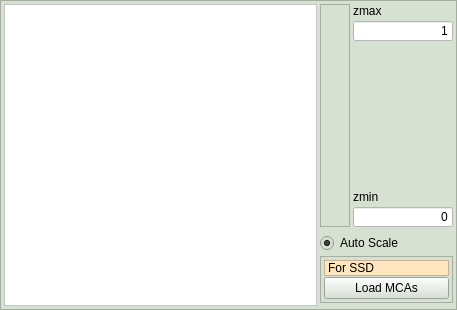
<?xml version="1.0" encoding="UTF-8"?>
<ui version="4.0">
 <class>S2DB</class>
 <widget class="QFrame" name="S2DB">
  <property name="geometry">
   <rect>
    <x>0</x>
    <y>0</y>
    <width>457</width>
    <height>310</height>
   </rect>
  </property>
  <property name="windowTitle">
   <string>Frame</string>
  </property>
  <property name="styleSheet">
   <string notr="true">background-color: rgb(215, 225, 210);</string>
  </property>
  <property name="frameShape">
   <enum>QFrame::StyledPanel</enum>
  </property>
  <property name="frameShadow">
   <enum>QFrame::Raised</enum>
  </property>
  <layout class="QGridLayout" name="gridLayout">
   <property name="leftMargin">
    <number>3</number>
   </property>
   <property name="topMargin">
    <number>3</number>
   </property>
   <property name="rightMargin">
    <number>3</number>
   </property>
   <property name="bottomMargin">
    <number>3</number>
   </property>
   <property name="spacing">
    <number>3</number>
   </property>
   <item row="2" column="1" colspan="3">
    <widget class="QRadioButton" name="AutoScaleB">
     <property name="text">
      <string>Auto Scale</string>
     </property>
     <property name="checked">
      <bool>true</bool>
     </property>
    </widget>
   </item>
   <item row="0" column="3">
    <layout class="QVBoxLayout" name="verticalLayout_2">
     <item>
      <widget class="QLabel" name="label">
       <property name="text">
        <string>zmax</string>
       </property>
       <property name="alignment">
        <set>Qt::AlignLeading|Qt::AlignLeft|Qt::AlignVCenter</set>
       </property>
      </widget>
     </item>
     <item>
      <widget class="QLineEdit" name="zmax">
       <property name="sizePolicy">
        <sizepolicy hsizetype="Maximum" vsizetype="Fixed">
         <horstretch>0</horstretch>
         <verstretch>0</verstretch>
        </sizepolicy>
       </property>
       <property name="maximumSize">
        <size>
         <width>100</width>
         <height>20</height>
        </size>
       </property>
       <property name="styleSheet">
        <string notr="true">background-color: rgb(255, 255, 255);</string>
       </property>
       <property name="text">
        <string>1</string>
       </property>
       <property name="alignment">
        <set>Qt::AlignRight|Qt::AlignTrailing|Qt::AlignVCenter</set>
       </property>
      </widget>
     </item>
     <item>
      <spacer name="verticalSpacer">
       <property name="orientation">
        <enum>Qt::Vertical</enum>
       </property>
       <property name="sizeHint" stdset="0">
        <size>
         <width>20</width>
         <height>40</height>
        </size>
       </property>
      </spacer>
     </item>
     <item>
      <widget class="QLabel" name="label_2">
       <property name="text">
        <string>zmin</string>
       </property>
       <property name="alignment">
        <set>Qt::AlignLeading|Qt::AlignLeft|Qt::AlignVCenter</set>
       </property>
      </widget>
     </item>
     <item>
      <widget class="QLineEdit" name="zmin">
       <property name="sizePolicy">
        <sizepolicy hsizetype="Maximum" vsizetype="Fixed">
         <horstretch>0</horstretch>
         <verstretch>0</verstretch>
        </sizepolicy>
       </property>
       <property name="maximumSize">
        <size>
         <width>100</width>
         <height>20</height>
        </size>
       </property>
       <property name="styleSheet">
        <string notr="true">background-color: rgb(255, 255, 255);</string>
       </property>
       <property name="text">
        <string>0</string>
       </property>
       <property name="alignment">
        <set>Qt::AlignRight|Qt::AlignTrailing|Qt::AlignVCenter</set>
       </property>
      </widget>
     </item>
    </layout>
   </item>
   <item row="0" column="1" colspan="2">
    <widget class="cBar" name="CBar">
     <property name="minimumSize">
      <size>
       <width>30</width>
       <height>0</height>
      </size>
     </property>
     <property name="maximumSize">
      <size>
       <width>50</width>
       <height>16777215</height>
      </size>
     </property>
     <property name="frameShape">
      <enum>QFrame::StyledPanel</enum>
     </property>
     <property name="frameShadow">
      <enum>QFrame::Raised</enum>
     </property>
    </widget>
   </item>
   <item row="0" column="0" rowspan="5">
    <widget class="S2DView" name="S2DV">
     <property name="sizePolicy">
      <sizepolicy hsizetype="Expanding" vsizetype="Expanding">
       <horstretch>3</horstretch>
       <verstretch>0</verstretch>
      </sizepolicy>
     </property>
     <property name="minimumSize">
      <size>
       <width>200</width>
       <height>200</height>
      </size>
     </property>
     <property name="styleSheet">
      <string notr="true">background-color: rgb(255, 255, 255);</string>
     </property>
     <property name="frameShape">
      <enum>QFrame::StyledPanel</enum>
     </property>
     <property name="frameShadow">
      <enum>QFrame::Raised</enum>
     </property>
    </widget>
   </item>
   <item row="3" column="1" colspan="3">
    <widget class="QFrame" name="frame_35">
     <property name="toolTip">
      <string>&lt;html&gt;&lt;head/&gt;&lt;body&gt;&lt;p&gt;&lt;br/&gt;&lt;/p&gt;&lt;/body&gt;&lt;/html&gt;</string>
     </property>
     <property name="styleSheet">
      <string notr="true">background-color: rgb(215, 225, 210);</string>
     </property>
     <property name="frameShape">
      <enum>QFrame::StyledPanel</enum>
     </property>
     <property name="frameShadow">
      <enum>QFrame::Raised</enum>
     </property>
     <layout class="QGridLayout" name="gridLayout_70">
      <property name="leftMargin">
       <number>3</number>
      </property>
      <property name="topMargin">
       <number>3</number>
      </property>
      <property name="rightMargin">
       <number>3</number>
      </property>
      <property name="bottomMargin">
       <number>3</number>
      </property>
      <property name="spacing">
       <number>1</number>
      </property>
      <item row="1" column="0">
       <widget class="QPushButton" name="LoadMCAsB">
        <property name="text">
         <string>Load MCAs</string>
        </property>
       </widget>
      </item>
      <item row="0" column="0">
       <widget class="QLabel" name="label_109">
        <property name="sizePolicy">
         <sizepolicy hsizetype="Preferred" vsizetype="Preferred">
          <horstretch>0</horstretch>
          <verstretch>0</verstretch>
         </sizepolicy>
        </property>
        <property name="styleSheet">
         <string notr="true">background-color: rgb(255, 230,190);</string>
        </property>
        <property name="frameShape">
         <enum>QFrame::StyledPanel</enum>
        </property>
        <property name="text">
         <string>For SSD</string>
        </property>
       </widget>
      </item>
     </layout>
    </widget>
   </item>
  </layout>
 </widget>
 <customwidgets>
  <customwidget>
   <class>S2DView</class>
   <extends>QFrame</extends>
   <header location="global">S2DView.h</header>
   <container>1</container>
  </customwidget>
  <customwidget>
   <class>cBar</class>
   <extends>QFrame</extends>
   <header>cBar.h</header>
   <container>1</container>
  </customwidget>
 </customwidgets>
 <tabstops>
  <tabstop>zmax</tabstop>
  <tabstop>zmin</tabstop>
  <tabstop>AutoScaleB</tabstop>
 </tabstops>
 <resources/>
 <connections/>
</ui>
